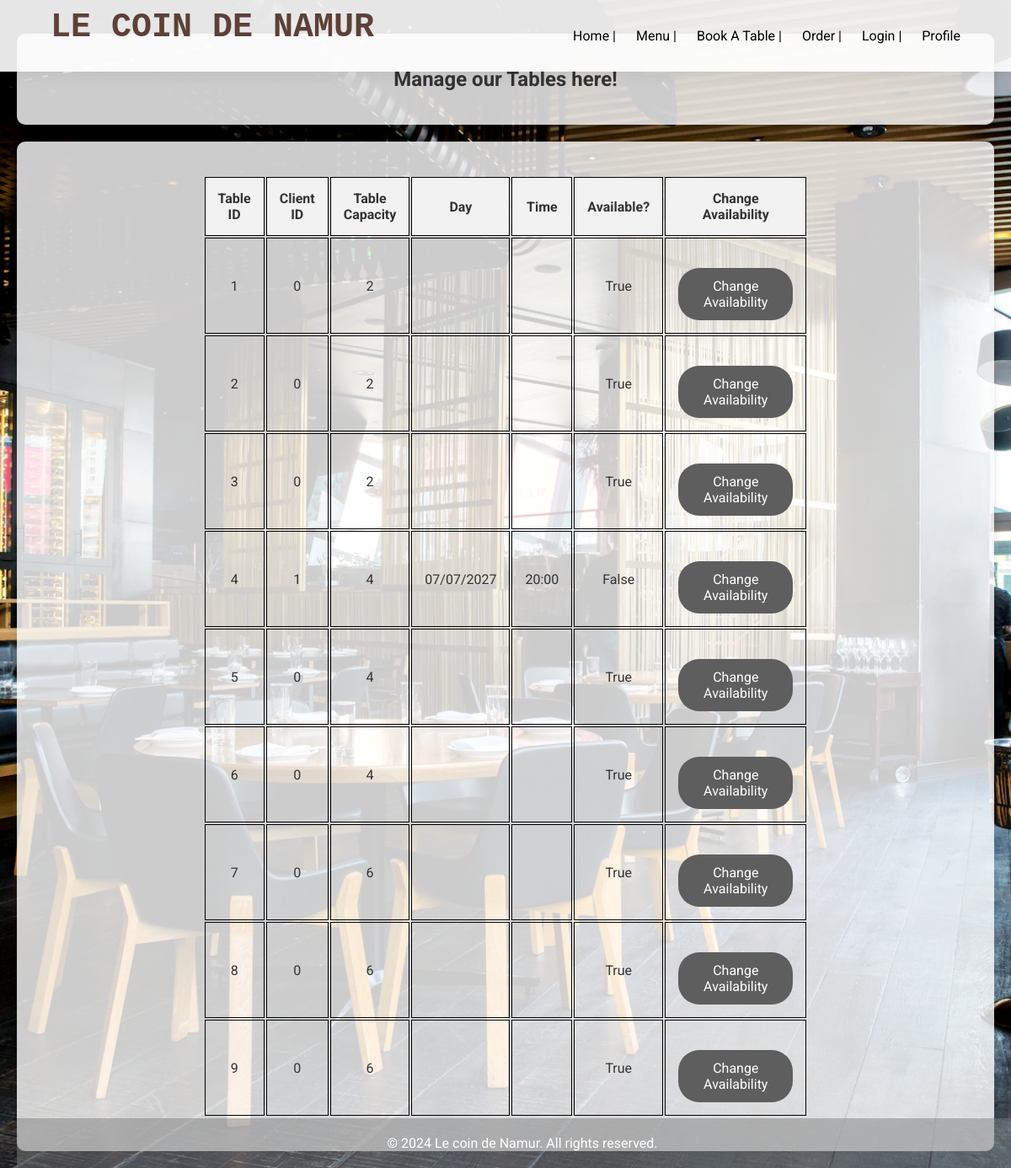
The page /table/manage on the database its author committed.
### app_management/sql/sql_models.py (models this page shows)
class Table(Base):
    __tablename__ = 'tables'
    tableid: Mapped[int] = mapped_column(Integer, primary_key= True, unique= True)
    clientid: Mapped[int] = mapped_column(Integer)
    tablecapacity: Mapped[int] = mapped_column(Integer)
    day: Mapped[str] = mapped_column(String(72))
    time: Mapped[str] = mapped_column(String(72))
    available: Mapped[bool] = mapped_column(Boolean)

### app_management/routes/table_booking_routes.py (the view)
@table_router.get('/manage')
def ask_to_manage_tables(request: Request):
    tables = table_booking_services.get_tables()
    return templates.TemplateResponse(
        "tables/tables.html",
        context={'request': request, 'tables': tables}
    )

### templates/tables/tables.html (shortened to what this page needs)
{% extends "empty_page.html" %}
{% from "my_macro.html" import show_tables %}
{% block content %}
<div class="bloc">
    <h2>Manage our Tables here!</h2>
</div>
<div class="bloc">
    <table>
        <tr>
            <th>Table ID</th>
            <th>Client ID</th>
            <th>Table Capacity</th>
            <th>Day</th>
            <th>Time</th>
            <th>Available?</th>
            <th>Change Availability</th>
        </tr>
        {% for table in tables %}
            {{ show_tables(table.tableid, table.clientid, table.tablecapacity, table.day, table.time, table.available) }}
        {% endfor %}
    </table>
</div>
{% endblock %}

### templates/empty_page.html (shortened to what this page needs)
<!DOCTYPE html>
<html>
<head>
    <link rel="stylesheet" href="/static/style.css">
</head>
<body>
    <header>
        <div class="header-bloc">
            <h1>Le coin de Namur</h1>
            <nav>
                <a href="/users/home">Home |</a>
                <a href="/menu/all/dishes">Menu |</a>
                <a href="/table/book/table">Book a Table |</a>
                <a href="/orders/order">Order |</a>
                <a href="/users/login">Login |</a>
                <a href="/users/profile">Profile</a>
            </nav>
        </div>
    </header>
    {% block content %}
    {% endblock %}
    <footer>
        <p>&copy; 2024 Le coin de Namur. All rights reserved.</p>
    </footer>
</body>
</html>

### templates/my_macro.html (shortened to what this page needs)
{% macro show_tables(tableid, clientid, tablecapacity, day, time, available) %}
    <tr>
        <td>
            {{ tableid }}
        </td>
        <td>
            {{ clientid }}
        </td>
        <td>
            {{ tablecapacity }}
        </td>
        <td>
            {{ day }}
        </td>
        <td>
            {{ time }}
        </td>
        <td>
            {{ available }}
        </td>
        <td>
            <form action="/table/change/availability" method="post">
                <button class="btn" type="submit">Change Availability</button>
            </form>
        </td>
    </tr>
{% endmacro %}

### static/style.css (style rules this page uses)
* { margin: 0; padding: 0; box-sizing: border-box; font-family: "Roboto", sans-serif; }
body { min-height: 100vh; background-image: url('/static/images/background.jpg'); background-size: cover; background-repeat: no-repeat; background-position: center; background-attachment: fixed; color: #333; display: flex; flex-direction: column; padding: 20px; }
header { position: fixed; top: 0; left: 0; width: 100%; background-color: rgba(255, 255, 255, 0.9); display: flex; justify-content: space-between; align-items: center; padding: 10px 5%; box-shadow: 0 0 20px rgba(0, 0, 0, 0.1); z-index: 100; }
header h1 { font-size: 2.5em; color: #5D4037; }
header .header-bloc { display: flex; justify-content: space-between; align-items: center; width: 100%; }
header nav { margin-left: auto; }
header nav a { margin-left: 20px; text-transform: capitalize; font-size: 16px; color: #000; text-decoration: none; position: relative; }
.bloc { background-color: rgba(255, 255, 255, 0.8); border-radius: 10px; padding: 40px; margin-top: 20px; box-shadow: 0 4px 8px rgba(0, 0, 0, 0.1); width: 100%; text-align: center; }
h1 { font-size: 40px; text-align: center; text-transform: uppercase; font-family: 'Courier New', Courier, monospace; margin-bottom: 20px; }
p { font-size: 16px; margin-bottom: 30px; }
.btn { background-color: #5e5e5e; color: #fff; padding: 12px 30px; border-radius: 25px; margin-top: 20px; display: inline-block; text-align: center; border: none; cursor: pointer; position: relative; transition: background-color 0.2s ease-out; font-size: 16px; }
.btn::after { content: ""; position: absolute; left: 0; bottom: -5px; width: 0; height: 2px; background-color: #f7a800; transition: width 0.2s ease-out; }
footer { background-color: rgba(128, 128, 128, 0.5); padding: 20px; color: white; text-align: center; margin-top: auto; position: fixed; bottom: 0; width: 100%; }
footer p { margin: 0; }
table { margin: 0 auto; width: 60%; }
th, td { padding: 15px; text-align: center; border: 1px solid black; }
th { background-color: #f2f2f2; }

### rows shown on the page
Table: tableid "1", clientid "0", tablecapacity "2", available "True"
Table: tableid "2", clientid "0", tablecapacity "2", available "True"
Table: tableid "3", clientid "0", tablecapacity "2", available "True"
Table: tableid "4", clientid "1", tablecapacity "4", day "07/07/2027", time "20:00", available "False"
Table: tableid "5", clientid "0", tablecapacity "4", available "True"
Table: tableid "6", clientid "0", tablecapacity "4", available "True"
Table: tableid "7", clientid "0", tablecapacity "6", available "True"
Table: tableid "8", clientid "0", tablecapacity "6", available "True"
Table: tableid "9", clientid "0", tablecapacity "6", available "True"
